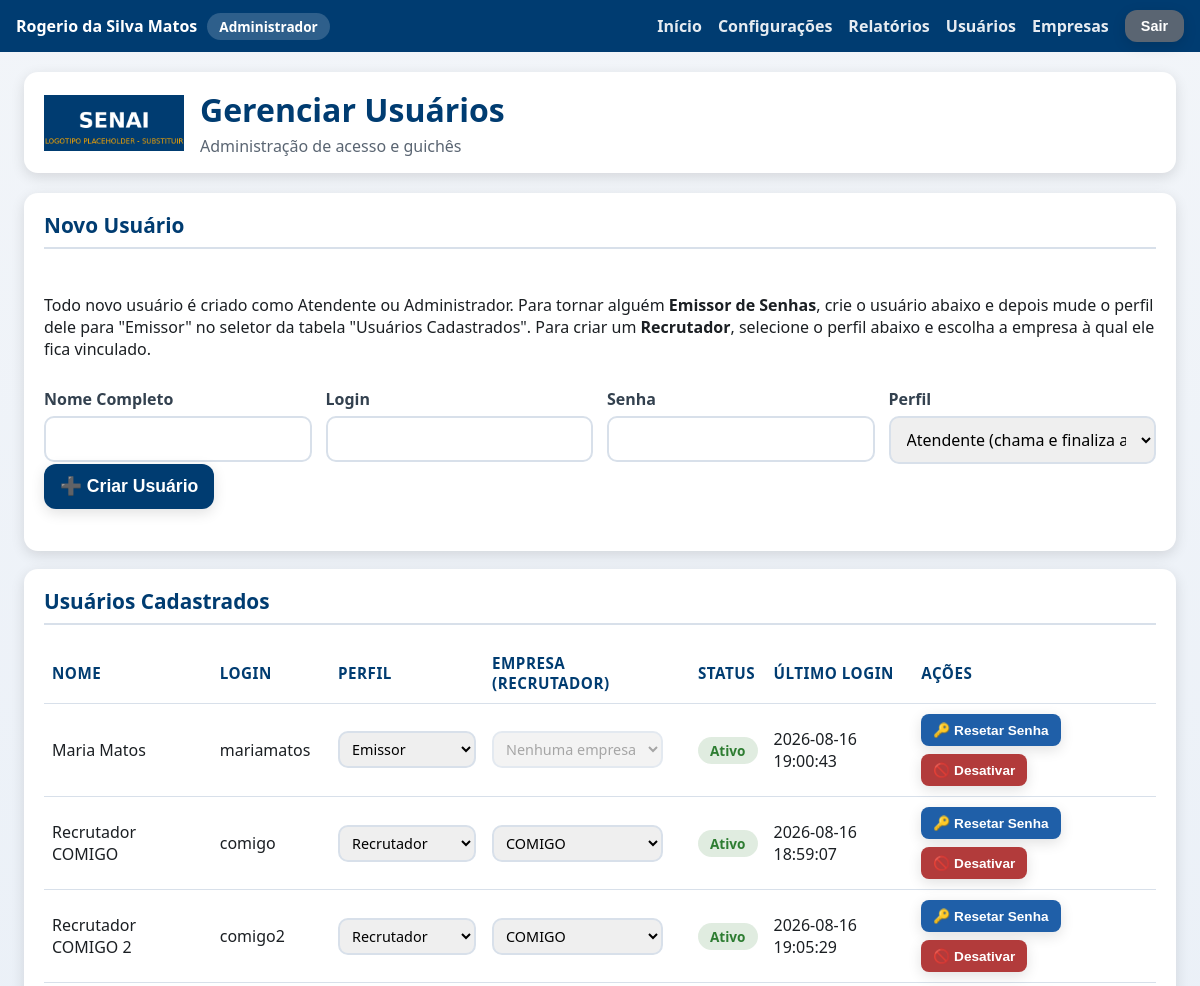
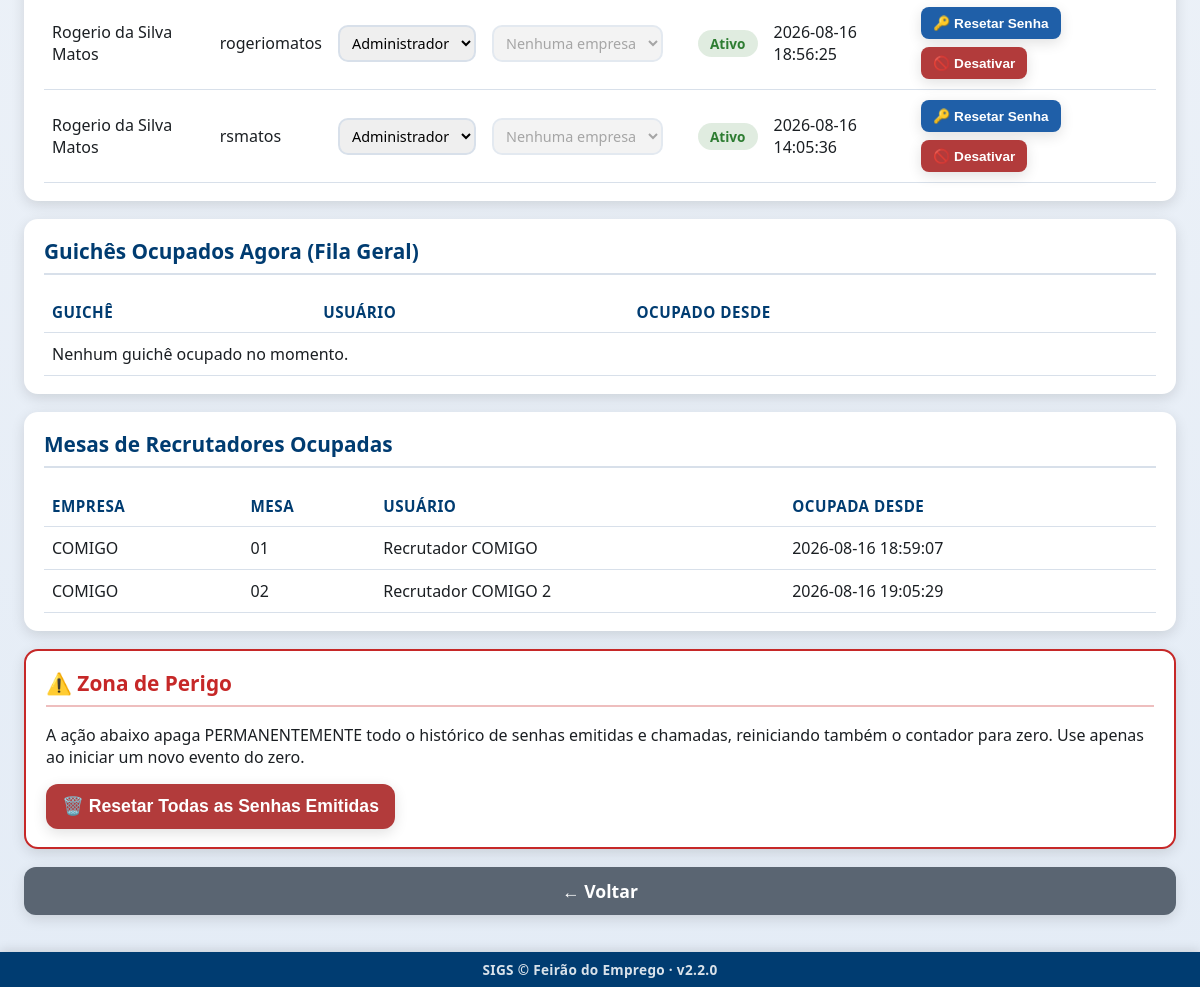
The page /admin/usuarios (signed in) on the database as committed earlier (2 pictures, top to bottom).
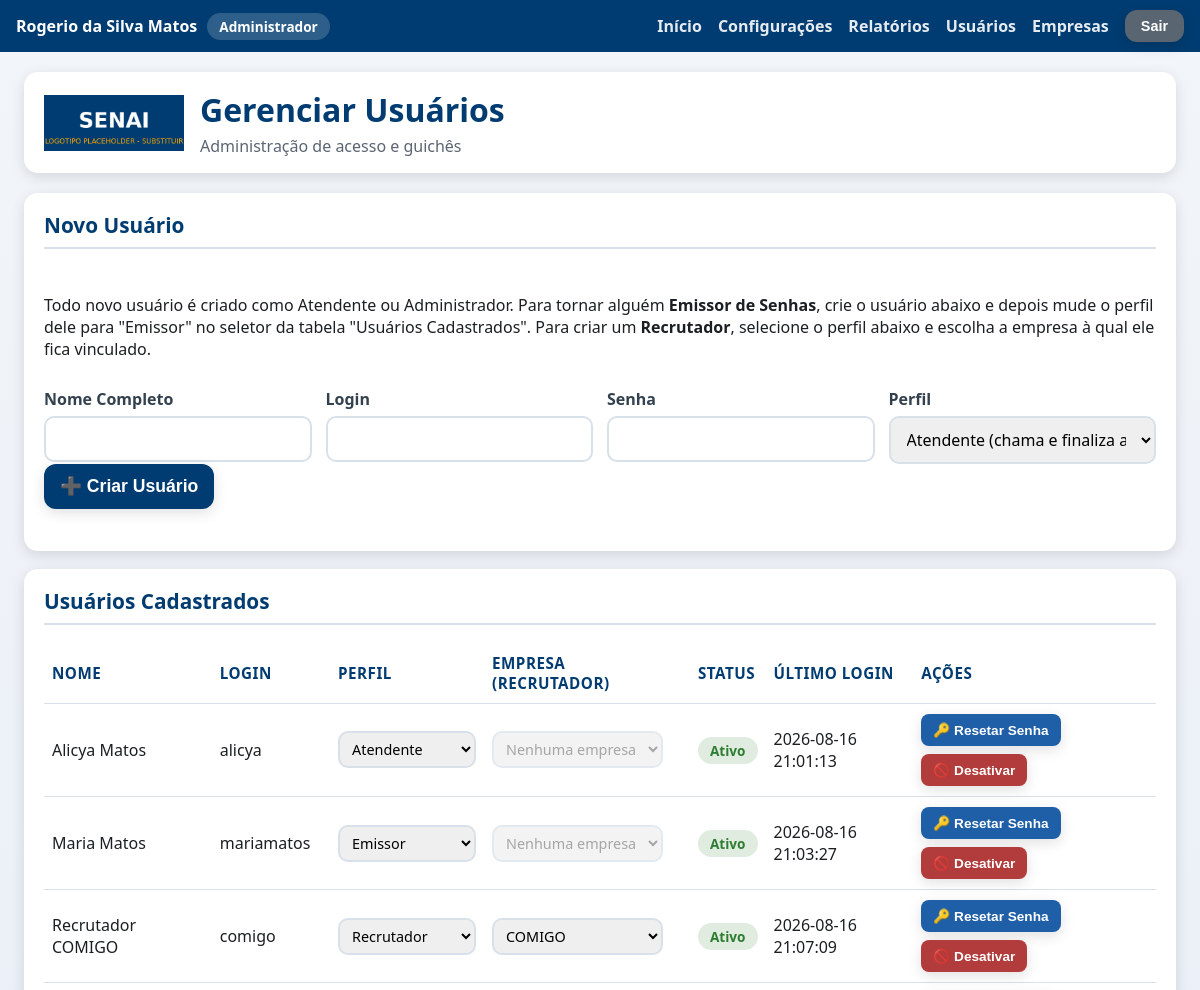
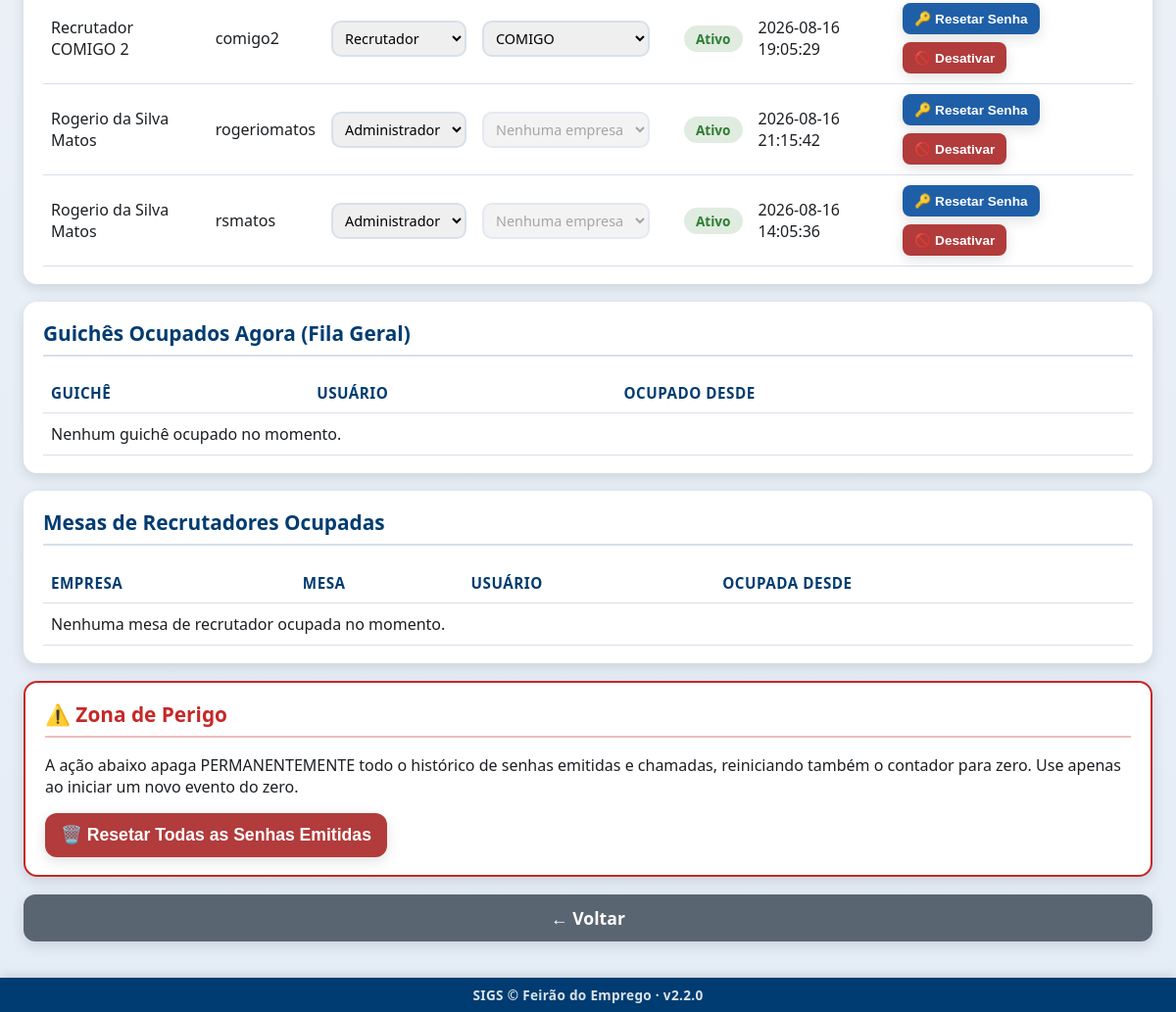
The same page on the database as committed later (2 pictures, top to bottom).
### tables this page shows
CREATE TABLE usuarios (
            id INTEGER PRIMARY KEY AUTOINCREMENT,
            nome_completo TEXT NOT NULL,
            login TEXT NOT NULL UNIQUE,
            senha_hash TEXT NOT NULL,
            perfil TEXT NOT NULL DEFAULT 'atendente',
            ativo INTEGER NOT NULL DEFAULT 1,
            data_criacao TEXT NOT NULL,
            ultimo_login TEXT
        , empresa_id INTEGER REFERENCES empresas (id));

CREATE TABLE empresas (
                id INTEGER PRIMARY KEY AUTOINCREMENT,
                nome TEXT NOT NULL UNIQUE,
                ativa INTEGER NOT NULL DEFAULT 1,
                data_criacao TEXT NOT NULL
            , logo_path TEXT, cor_principal TEXT, contador_atual INTEGER NOT NULL DEFAULT 0, atendimento_finalizado_em TEXT);

CREATE TABLE guiches_empresa_ocupados (
                empresa_id INTEGER NOT NULL,
                guiche INTEGER NOT NULL,
                usuario_id INTEGER NOT NULL,
                usuario_nome TEXT NOT NULL,
                ocupado_desde TEXT NOT NULL,
                PRIMARY KEY (empresa_id, guiche),
                FOREIGN KEY (empresa_id) REFERENCES empresas (id),
                FOREIGN KEY (usuario_id) REFERENCES usuarios (id)
            );

CREATE TABLE configuracoes (
                    chave TEXT PRIMARY KEY,
                    valor TEXT NOT NULL
                );

### app.py (the view)
@app.route("/admin/usuarios")
@auth.login_required
@auth.admin_required
def usuarios_tela():
    usuarios = database.listar_usuarios()
    guiches_ocupados = database.listar_guiches_ocupados()
    guiches_empresa_ocupados = database.listar_guiches_empresa_ocupados()
    empresas = database.listar_empresas()
    return render_template(
        "usuarios.html",
        config=config_manager.obter_todas(),
        usuarios=usuarios,
        guiches_ocupados=guiches_ocupados,
        guiches_empresa_ocupados=guiches_empresa_ocupados,
        empresas=empresas,
    )

### templates/usuarios.html (shortened to what this page needs)
{% extends "layout.html" %}
{% block conteudo %}
<div class="pagina pagina-usuarios">
    <header class="cabecalho">
        <img class="logo" src="{{ url_for('static', filename='img/logo.png') }}" alt="Logo SENAI">
        <div class="titulo-evento">
            <h1>Gerenciar Usuários</h1>
            <p>Administração de acesso e guichês</p>
        </div>
    </header>
    <main class="conteudo-principal">
        <section class="card card-formulario">
            <h2>Novo Usuário</h2>
            <p>
                Todo novo usuário é criado como Atendente ou Administrador.
                Para tornar alguém <strong>Emissor de Senhas</strong>, crie o
                usuário abaixo e depois mude o perfil dele para "Emissor" no
                seletor da tabela "Usuários Cadastrados". Para criar um
                <strong>Recrutador</strong>, selecione o perfil abaixo e
                escolha a empresa à qual ele fica vinculado.
            </p>
            <form id="form-novo-usuario">
                <div class="campos-identificacao">
                    <label>
                        Nome Completo
                        <input type="text" id="novo-nome" required>
                    </label>
                    <label>
                        Login
                        <input type="text" id="novo-login" required>
                    </label>
                    <label>
                        Senha
                        <input type="password" id="novo-senha" required minlength="6">
                    </label>
                    <label>
                        Perfil
                        <select id="novo-perfil">
                            <option value="atendente" selected>Atendente (chama e finaliza atendimentos)</option>
                        </select>
                    </label>
                </div>
                <button type="submit" class="botao botao-primario">➕ Criar Usuário</button>
                <div id="novo-usuario-mensagem" class="mensagem-status"></div>
            </form>
        </section>
        <section class="card">
            <h2>Usuários Cadastrados</h2>
            <table class="tabela-fila">
                <thead>
                    <tr>
                        <th>Nome</th>
                        <th>Login</th>
                        <th>Perfil</th>
                        <th>Empresa (Recrutador)</th>
                        <th>Status</th>
                        <th>Último Login</th>
                        <th>Ações</th>
                    </tr>
                </thead>
                <tbody id="usuarios-corpo">
                    {% for usuario in usuarios %}
                    <tr data-usuario-id="{{ usuario.id }}">
                        <td>{{ usuario.nome_completo }}</td>
                        <td>{{ usuario.login }}</td>
                        <td>
                            <select class="select-perfil" data-usuario-id="{{ usuario.id }}">
                                <option value="atendente" {% if usuario.perfil == 'atendente' %}selected{% endif %}>Atendente</option>
                                <option value="emissor" {% if usuario.perfil == 'emissor' %}selected{% endif %}>Emissor</option>
                                <option value="recrutador" {% if usuario.perfil == 'recrutador' %}selected{% endif %}>Recrutador</option>
                                <option value="admin" {% if usuario.perfil == 'admin' %}selected{% endif %}>Administrador</option>
                            </select>
                        </td>
                        <td>
                            <select class="select-empresa-recrutador" data-usuario-id="{{ usuario.id }}"
                                    {{ '' if usuario.perfil == 'recrutador' else 'disabled' }}>
                                <option value="">Nenhuma empresa</option>
                                {% for empresa in empresas %}
                                <option value="{{ empresa.id }}" {% if usuario.empresa_id == empresa.id %}selected{% endif %}>{{ empresa.nome }}</option>
                                {% endfor %}
                            </select>
                        </td>
                        <td>
                            <span class="status-badge-{{ 'ativo' if usuario.ativo else 'inativo' }}">
                                {{ 'Ativo' if usuario.ativo else 'Inativo' }}
                            </span>
                        </td>
                        <td>{{ usuario.ultimo_login or 'Nunca' }}</td>
                        <td class="acoes-usuario">
                            <button class="botao botao-secundario botao-acao-pequeno btn-resetar-senha" data-usuario-id="{{ usuario.id }}">
                                🔑 Resetar Senha
                            </button>
                            <button class="botao {{ 'botao-alerta' if usuario.ativo else 'botao-primario' }} botao-acao-pequeno btn-toggle-status"
                                    data-usuario-id="{{ usuario.id }}" data-ativo="{{ usuario.ativo | lower }}">
                                {{ '🚫 Desativar' if usuario.ativo else '✅ Ativar' }}
                            </button>
                        </td>
                    </tr>
                    {% endfor %}
                </tbody>
            </table>
        </section>
        <section class="card">
            <h2>Guichês Ocupados Agora (Fila Geral)</h2>
            <table class="tabela-fila">
                <thead>
                    <tr>
                        <th>Guichê</th>
                        <th>Usuário</th>
                        <th>Ocupado Desde</th>
                    </tr>
                </thead>
                <tbody>
                    {% for ocupacao in guiches_ocupados %}
                    <tr>
                        <td>{{ '%02d' | format(ocupacao.guiche) }}</td>
                        <td>{{ ocupacao.usuario_nome }}</td>
                        <td>{{ ocupacao.ocupado_desde }}</td>
                    </tr>
                    {% else %}
                    <tr><td colspan="3">Nenhum guichê ocupado no momento.</td></tr>
                    {% endfor %}
                </tbody>
            </table>
        </section>
        <section class="card">
            <h2>Mesas de Recrutadores Ocupadas</h2>
            <table class="tabela-fila">
                <thead>
                    <tr>
                        <th>Empresa</th>
                        <th>Mesa</th>
                        <th>Usuário</th>
                        <th>Ocupada Desde</th>
                    </tr>
                </thead>
                <tbody>
                    {% for ocupacao in guiches_empresa_ocupados %}
                    <tr>
                        <td>{{ ocupacao.empresa_nome }}</td>
                        <td>{{ '%02d' | format(ocupacao.guiche) }}</td>
                        <td>{{ ocupacao.usuario_nome }}</td>
                        <td>{{ ocupacao.ocupado_desde }}</td>
                    </tr>
                    {% else %}
                    <tr><td colspan="4">Nenhuma mesa de recrutador ocupada no momento.</td></tr>
                    {% endfor %}
                </tbody>
            </table>
        </section>
        <section class="card card-zona-perigo">
            <h2>⚠️ Zona de Perigo</h2>
            <p>
                A ação abaixo apaga PERMANENTEMENTE todo o histórico de senhas
                emitidas e chamadas, reiniciando também o contador para zero.
                Use apenas ao iniciar um novo evento do zero.
            </p>
            <button id="btn-reset-senhas-emitidas" class="botao botao-alerta">
                🗑️ Resetar Todas as Senhas Emitidas
            </button>
        </section>
        <a href="{{ url_for('index') }}" class="botao botao-terciario">← Voltar</a>
    </main>
</div>
{% endblock %}

### templates/layout.html (shortened to what this page needs)
<!DOCTYPE html>
<html lang="pt-BR">
<head>
    <link rel="stylesheet" href="{{ url_for('static', filename='css/style.css') }}">
</head>
<body>
    {% if usuario_logado %}
    <div class="barra-usuario">
        <span class="barra-usuario-info">
            {{ usuario_logado.nome_completo }}
            <span class="barra-usuario-perfil">
                {% if eh_admin %}Administrador
                {% elif usuario_logado.perfil == 'emissor' %}Emissor de Senhas
                {% elif usuario_logado.perfil == 'recrutador' %}Recrutador{% if usuario_logado.empresa_nome %} — {{ usuario_logado.empresa_nome }}{% endif %}
                {% else %}Atendente
                {% endif %}
            </span>
        </span>
        <span class="barra-usuario-acoes">
            <a href="{{ url_for('index') }}">Início</a>
            {% if eh_admin %}
                <a href="{{ url_for('configuracoes_tela') }}">Configurações</a>
                <a href="{{ url_for('relatorios_tela') }}">Relatórios</a>
                <a href="{{ url_for('usuarios_tela') }}">Usuários</a>
                <a href="{{ url_for('empresas_tela') }}">Empresas</a>
            {% elif usuario_logado.perfil == 'recrutador' %}
                <!-- Recrutador também acessa Relatórios (somente da própria
                     empresa — ver auth.admin_ou_recrutador_required e
                     relatorios_tela em app.py), mas não os demais itens do
                     menu administrativo. -->
                <a href="{{ url_for('relatorios_tela') }}">Relatórios</a>
            {% endif %}
            <form method="POST" action="{{ url_for('logout_tela') }}" class="form-logout">
                <button type="submit" class="botao botao-terciario botao-sair">Sair</button>
            </form>
        </span>
    </div>
    {% endif %}
    {% block conteudo %}{% endblock %}
    {% if request.endpoint != 'painel' %}
    <footer class="rodape-sigs">
        SIGS &copy; {{ config.nome_evento if config else 'SENAI' }} &middot; v{{ sigs_versao }}
    </footer>
    {% endif %}
</body>
</html>

Rows that differ between the two databases and show on the page:
removed guiches_empresa_ocupados: empresa_nome "COMIGO", guiche "01", usuario_nome "Recrutador COMIGO", ocupado_desde "2026-08-16 18:59:07"
removed guiches_empresa_ocupados: empresa_nome "COMIGO", guiche "02", usuario_nome "Recrutador COMIGO 2", ocupado_desde "2026-08-16 19:05:29"
added usuarios: nome_completo "Alicya Matos", login "alicya", perfil+id "Atendente", ativo "Ativo", ultimo_login "2026-08-16 21:01:13", ativo "🚫 Desativar"
changed usuarios "Maria Matos": ultimo_login "2026-08-16 19:00:43" → "2026-08-16 21:03:27"
changed usuarios "Recrutador COMIGO": ultimo_login "2026-08-16 18:59:07" → "2026-08-16 21:07:09"
changed usuarios "rogeriomatos": ultimo_login "2026-08-16 18:56:25" → "2026-08-16 21:15:42"
Other text that changed with them:
text now shown: "Nenhuma mesa de recrutador ocupada no momento."
